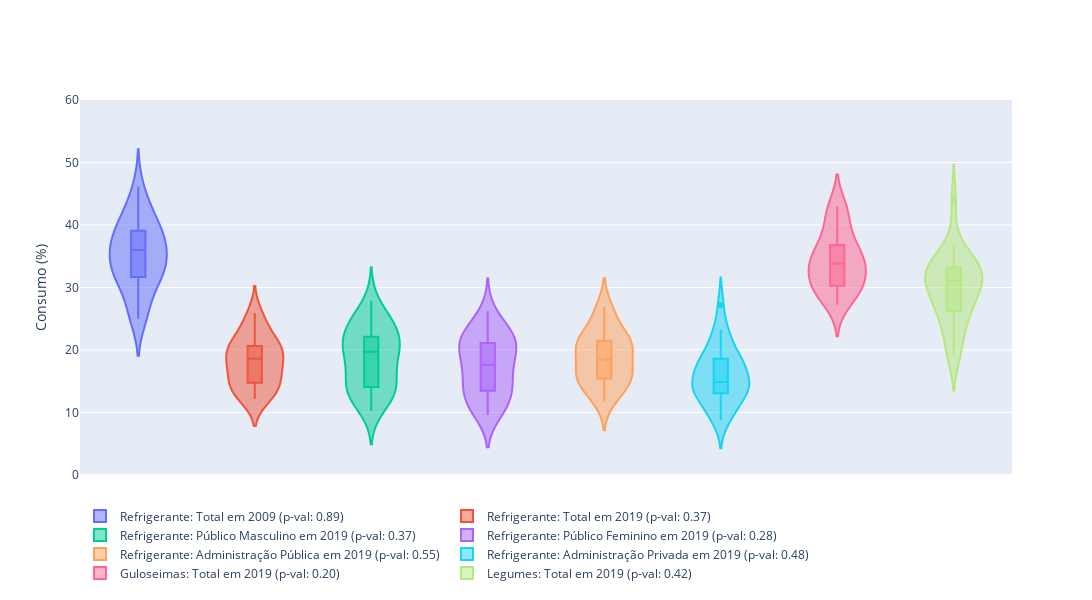

Notebook cell for this chart:
### Code cell
gen_locs = (
    df_refri_total.loc[df_refri_total['ano']==2009],
    df_refri_total.loc[df_refri_total['ano']==2019],
    df_refri_sexo.loc[df_refri_sexo['sexo']=='Masculino'],
    df_refri_sexo.loc[df_refri_sexo['sexo']=='Feminino'],
    df_refri_admin.loc[df_refri_admin['administracao']=='Pública'],
    df_refri_admin.loc[df_refri_admin['administracao']=='Privada'],
    df_gulo_total,
    df_legum_total
)

gen_labels = (
    'Refrigerante: Total em 2009',
    'Refrigerante: Total em 2019',
    'Refrigerante: Público Masculino em 2019',
    'Refrigerante: Público Feminino em 2019',
    'Refrigerante: Administração Pública em 2019',
    'Refrigerante: Administração Privada em 2019',
    'Guloseimas: Total em 2019',
    'Legumes: Total em 2019'
)

plot_distributions(gen_locs, gen_labels)

### Figure 1 — Plotly figure (JSON) as saved in the notebook; plotly's stock layout.template omitted (floating-point values rounded to 4 significant figures)
{"data": [{"box": {"visible": true}, "name": "Refrigerante: Total em 2009 (p-val: 0.89)", "type": "violin", "x": [0, 0, 0, 0, 0, 0, 0, 0, 0, 0, 0, 0, 0, 0, 0, 0, 0, 0, 0, 0, 0, 0, 0, 0, 0, 0, 0], "y": [43.51, 40.83, 34.88, 38.44, 32.3, 36.13, 32.03, 25.01, 26.73, 31.61, 25.28, 28.16, 39.27, 31.46, 34.04, 31.84, 36.97, 36.19, 42.55, 39.47, 36.26, 33.61, 40.79, 35.99, 46.17, 38.1, 31.39]}, {"box": {"visible": true}, "name": "Refrigerante: Total em 2019 (p-val: 0.37)", "type": "violin", "x": [1, 1, 1, 1, 1, 1, 1, 1, 1, 1, 1, 1, 1, 1, 1, 1, 1, 1, 1, 1, 1, 1, 1, 1, 1, 1, 1], "y": [19.84, 17.28, 16.55, 20.7, 15.91, 15.46, 20.05, 14.54, 12.18, 20.05, 12.62, 12.77, 23.55, 18.58, 13.08, 13.07, 18.62, 14.52, 20.41, 20.77, 17.32, 15.4, 22.82, 25.3, 22.36, 25.92, 18.84]}, {"box": {"visible": true}, "name": "Refrigerante: Público Masculino em 2019 (p-val: 0.37)", "type": "violin", "x": [2, 2, 2, 2, 2, 2, 2, 2, 2, 2, 2, 2, 2, 2, 2, 2, 2, 2, 2, 2, 2, 2, 2, 2, 2, 2, 2], "y": [17.98, 25.09, 22.04, 20.6, 14.33, 17.83, 19.81, 14.0, 13.55, 16.88, 11.88, 11.95, 24.12, 13.54, 10.28, 15.94, 19.71, 15.28, 21.2, 20.2, 22.17, 12.35, 25.09, 24.19, 24.17, 27.87, 21.25]}, {"box": {"visible": true}, "name": "Refrigerante: Público Feminino em 2019 (p-val: 0.28)", "type": "violin", "x": [3, 3, 3, 3, 3, 3, 3, 3, 3, 3, 3, 3, 3, 3, 3, 3, 3, 3, 3, 3, 3, 3, 3, 3, 3, 3, 3], "y": [21.49, 9.659, 10.79, 20.8, 17.55, 13.27, 20.27, 15.09, 10.71, 23.24, 13.44, 13.63, 22.98, 23.37, 15.94, 10.13, 17.62, 13.71, 19.44, 21.22, 12.42, 18.13, 20.91, 26.22, 20.59, 23.86, 16.44]}, {"box": {"visible": true}, "name": "Refrigerante: Administração Pública em 2019 (p-val: 0.55)", "type": "violin", "x": [4, 4, 4, 4, 4, 4, 4, 4, 4, 4, 4, 4, 4, 4, 4, 4, 4, 4, 4, 4, 4, 4, 4, 4, 4, 4, 4], "y": [20.43, 17.6, 16.88, 21.48, 13.33, 15.6, 20.91, 15.38, 11.73, 20.84, 14.26, 12.36, 26.46, 16.41, 15.79, 14.42, 20.25, 15.38, 21.6, 21.41, 17.6, 18.5, 22.62, 26.89, 23.46, 25.19, 20.14]}, {"box": {"visible": true}, "name": "Refrigerante: Administração Privada em 2019 (p-val: 0.48)", "type": "violin", "x": [5, 5, 5, 5, 5, 5, 5, 5, 5, 5, 5, 5, 5, 5, 5, 5, 5, 5, 5, 5, 5, 5, 5, 5, 5, 5, 5], "y": [16.52, 14.3, 13.93, 13.44, 22.1, 14.5, 16.44, 12.47, 12.98, 18.61, 10.02, 13.42, 17.45, 21.9, 10.25, 9.901, 14.28, 12.92, 18.52, 18.8, 16.54, 8.764, 23.27, 17.74, 19.31, 27.15, 14.87]}, {"box": {"visible": true}, "name": "Guloseimas: Total em 2019 (p-val: 0.20)", "type": "violin", "x": [6, 6, 6, 6, 6, 6, 6, 6, 6, 6, 6, 6, 6, 6, 6, 6, 6, 6, 6, 6, 6, 6, 6, 6, 6, 6, 6], "y": [31.99, 42.94, 35.39, 32.09, 29.48, 29.56, 32.57, 27.61, 29.84, 36.02, 35.83, 31.16, 37.06, 38.76, 33.84, 31.31, 34.26, 28.74, 30.0, 43.01, 34.53, 33.29, 27.26, 42.45, 35.08, 39.3, 40.45]}, {"box": {"visible": true}, "name": "Legumes: Total em 2019 (p-val: 0.42)", "type": "violin", "x": [7, 7, 7, 7, 7, 7, 7, 7, 7, 7, 7, 7, 7, 7, 7, 7, 7, 7, 7, 7, 7, 7, 7, 7, 7, 7, 7], "y": [29.91, 25.66, 33.94, 34.34, 19.22, 32.93, 29.14, 24.32, 33.3, 21.33, 28.31, 26.14, 23.79, 29.02, 28.67, 19.2, 43.98, 34.49, 26.5, 31.24, 32.35, 32.02, 31.06, 31.61, 34.12, 37.09, 31.68]}], "layout": {"height": 600, "legend": {"orientation": "h", "x": 0, "y": -0.3, "yanchor": "bottom"}, "width": 1100, "xaxis": {"tickvals": []}, "yaxis": {"range": [0, 60], "title": {"text": "Consumo (%)"}}}}
